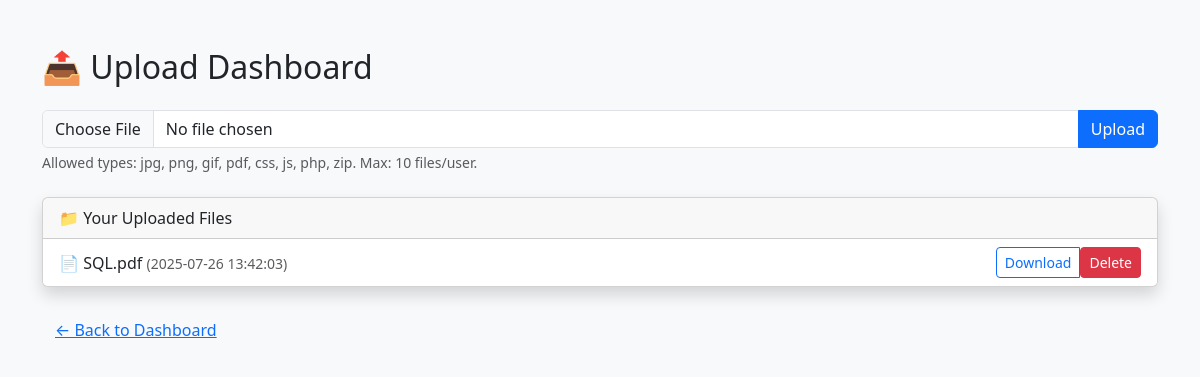
Page /upload (signed in) on the committed database.
### tables this page shows
CREATE TABLE files (
            id INTEGER PRIMARY KEY AUTOINCREMENT,
            user_id INTEGER NOT NULL,
            filename TEXT NOT NULL,
            upload_time DATETIME DEFAULT CURRENT_TIMESTAMP
        );

### services/uploads.py (the view)
@upload_bp.route('/upload')
@login_required
def upload_page():
    files = get_user_files(current_user.id)
    return render_template('upload.html', files=files, get_icon=get_icon)

### app.py (called while the page is built)
@login_manager.user_loader
def load_user(user_id):
    user = get_user_by_id(user_id)
    if user:
        return User(user[0], user[1], user[2], user[3])
    return None

### models.py (called while the page is built)
def get_user_by_id(user_id):
    conn = sqlite3.connect(DB_NAME)
    c = conn.cursor()
    c.execute('SELECT * FROM users WHERE id = ?', (user_id,))
    user = c.fetchone()
    conn.close()
    return user

def get_user_files(user_id):
    conn = sqlite3.connect(DB_NAME)
    c = conn.cursor()
    c.execute('SELECT id, filename, upload_time FROM files WHERE user_id = ?', (user_id,))
    files = c.fetchall()
    conn.close()
    return files

### services/uploads.py (called while the page is built)
def get_icon(filename):
    ext = filename.lower().split('.')[-1]
    if ext in ['jpg', 'jpeg', 'png', 'gif']: return "🖼️"
    if ext in ['pdf']: return "📄"
    if ext in ['css']: return "🎨"
    if ext in ['js']: return "📜"
    if ext in ['zip']: return "🗜️"
    if ext in ['py', 'php']: return "💻"
    return "📁"

### templates/upload.html (shortened to what this page needs)
<!DOCTYPE html>
<html lang="en">
<head>
    <link href="https://cdn.jsdelivr.net/npm/bootstrap@5.3.0/dist/css/bootstrap.min.css" rel="stylesheet">
</head>
<body class="bg-light">
<div class="container py-5">
    <h2 class="mb-4">📤 Upload Dashboard</h2>
    <form method="post" action="/upload" enctype="multipart/form-data" class="mb-4">
        <div class="input-group">
            <input type="file" name="file" class="form-control" required>
            <button type="submit" class="btn btn-primary">Upload</button>
        </div>
        <div class="form-text text-muted">Allowed types: jpg, png, gif, pdf, css, js, php, zip. Max: 10 files/user.</div>
    </form>
    {% if files %}
    <div class="card shadow">
        <div class="card-header">📁 Your Uploaded Files</div>
        <ul class="list-group list-group-flush">
            {% for file in files %}
            <li class="list-group-item d-flex justify-content-between align-items-center">
                <span>
                    {{ get_icon(file[1]) }} {{ file[1] }}
                    <small class="text-muted">({{ file[2] }})</small>
                </span>
                <div class="btn-group">
                    <a href="/uploads/{{ file[1] }}" class="btn btn-sm btn-outline-primary">Download</a>
                    <form method="post" action="/delete/{{ file[0] }}" onsubmit="return confirm('Delete this file?');">
                        <button class="btn btn-sm btn-danger">Delete</button>
                    </form>
                </div>
            </li>
            {% endfor %}
        </ul>
    </div>
    {% else %}
    <p class="text-muted">You haven’t uploaded any files yet.</p>
    {% endif %}
    <a href="/" class="btn btn-link mt-4">← Back to Dashboard</a>
</div>
</body>
</html>

### rows in the picture
files: filename "📄", filename "SQL.pdf", upload_time "2025-07-26 13:42:03"
